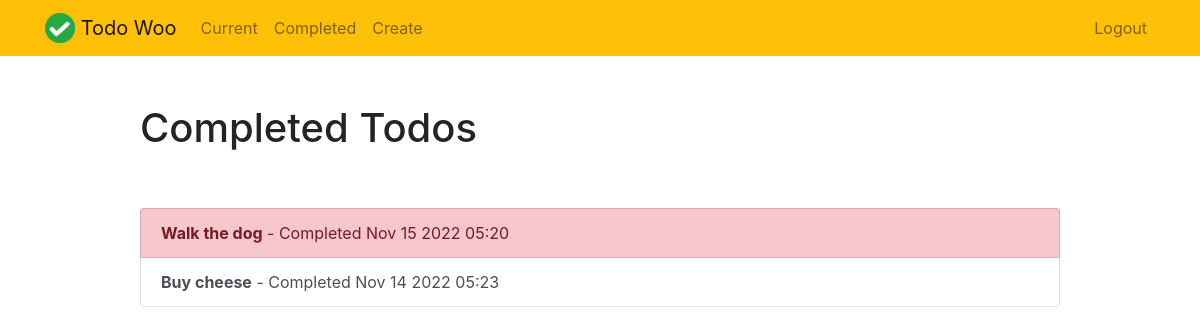
The app's page /completed/ (signed in) with its own data.
### todo/models.py (models this page shows, shortened)
class Todo(models.Model):
    title = models.CharField(max_length=100)
    memo = models.TextField(blank=True)  # Don't have to fill out the memo
    created = models.DateTimeField(auto_now_add=True)
    datecompleted = models.DateTimeField(null=True, blank=True)
    important = models.BooleanField(default=False)
    user = models.ForeignKey(User, on_delete=models.CASCADE)

### todo/views.py (the view)
# urls.py: path('completed/', views.completedtodos, name="completedtodos"),
@login_required
def completedtodos(request):
    todos = Todo.objects.filter(
        user=request.user, datecompleted__isnull=False).order_by('-datecompleted')
    return render(request, 'todo/completedtodos.html', {'todos': todos})

### todo/templates/todo/completedtodos.html
{% extends "todo/base.html" %}
{% block content %}
    <div class="row justify-content-center mt-5">
        <div class="col-md-10">
            <h1>Completed Todos</h1>
        </div>
    </div>
    <div class="row justify-content-center mt-5">
        <div class="col-md-10">
            <div class="list-group">
                {% for todo in todos %}
                    <a href="{% url 'viewtodo' todo.id %}" class="list-group-item list-group-item-action{% if todo.important %} list-group-item-danger{% endif %}"><b>{{ todo.title }}</b> - Completed {{ todo.datecompleted|date:'M j Y H:i' }}</a>
                {% endfor %}
            </div>
        </div>
    </div>
{% endblock %}

### records on screen
Todo: title "Walk the dog", datecompleted "Nov 15 2022 05:20"
Todo: title "Buy cheese", datecompleted "Nov 14 2022 05:23"
